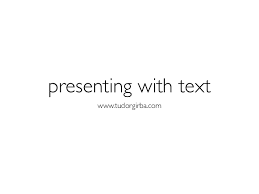
#> input picture text.jpg, 259 x 194 px
$ jupyter execute --allow-errors orc-from-text.ipynb
#> lines starting #> are read from the running program, lines starting #| are printed output that depends on the picture
[cell 1]
import cv2
import numpy as np
import io
import json
import requests
img=cv2.imread("text.jpg")
#> img is the input picture: shape (194, 259, 3); min 0, max 255, mean 252.8
height,width, _=img.shape
#> height = 194; width = 259
roi=img[10:height,10:width]
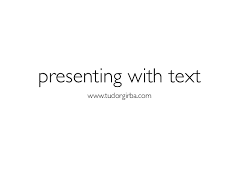
#> roi: shape (184, 249, 3); min 0, max 255, mean 252.6

[cell 2]
cv2.imshow("roi",roi)
cv2.imshow("img",img)
cv2.waitKey(5000)
cv2.destroyAllWindows()

[cell 3]
#lets cut the image
print(img.shape)
#| (194, 259, 3)

[cell 4]
import requests

[cell 5]
url_api = "https://api.ocr.space/parse/image"
_, compressedimage = cv2.imencode(".png", roi, [1, 90])
#> compressedimage = 5712 values, max 255 at index 565, min 0 at index 8, mean 125.3
file_bytes = io.BytesIO(compressedimage)
